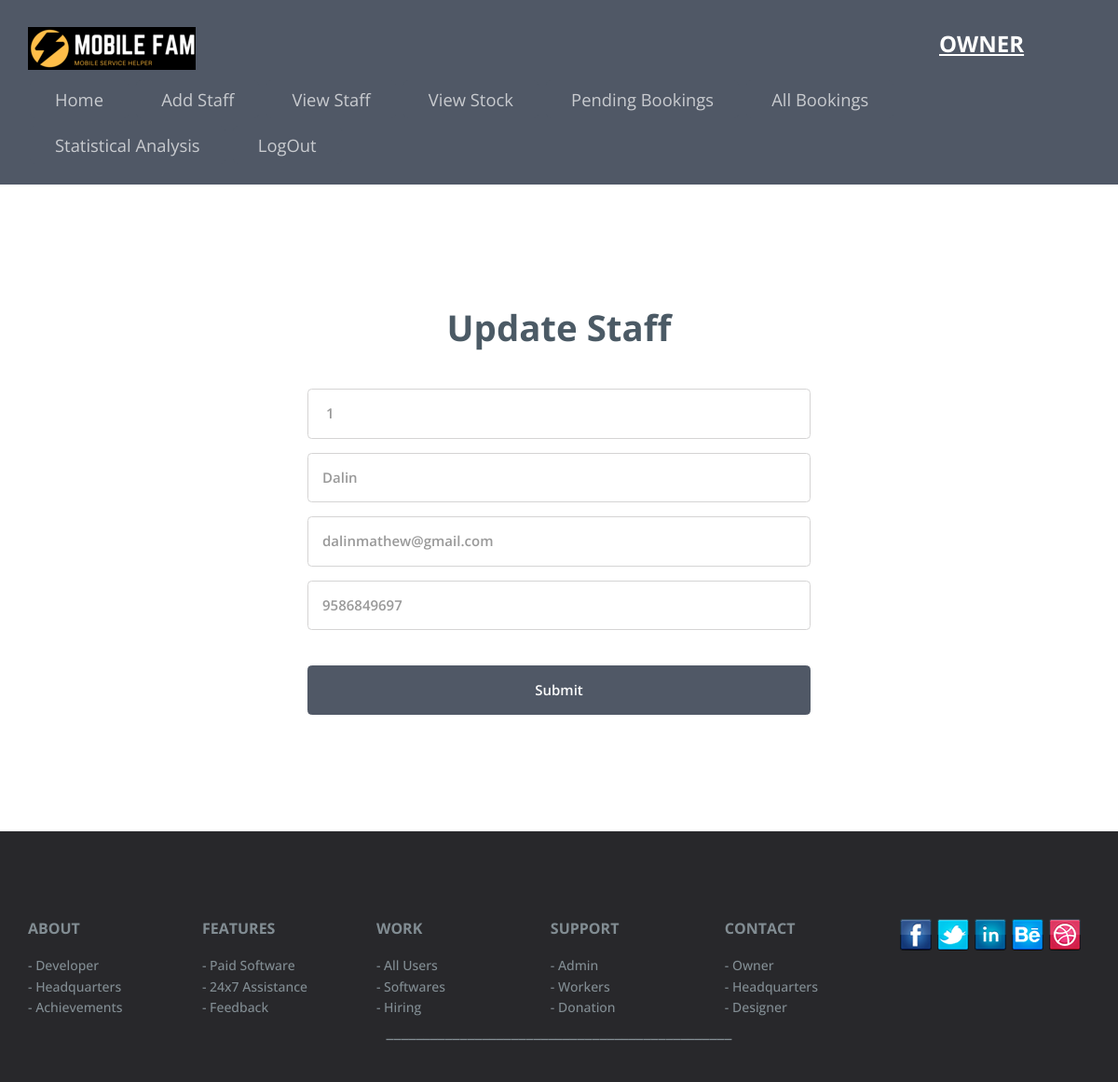
/owner_update_staff.php?id=1, run on the app's committed database.
### tables this page shows
CREATE TABLE IF NOT EXISTS `staff` (
  `sid` INT(11) NOT NULL AUTO_INCREMENT,
  `sname` VARCHAR(40) NOT NULL,
  `address` VARCHAR(40) NOT NULL,
  `email` VARCHAR(70) NOT NULL,
  `phno` VARCHAR(70) NOT NULL,
  `oid` INT(11) NOT NULL,
  PRIMARY KEY (`sid`)
);

### owner_update_staff.php (the view, shortened to what this page needs)
<?php
include("connection.php");
include('oheader.php');
?>
<?php
$sid = $_REQUEST['id'];
$ret = " SELECT * FROM staff where sid=$sid ";
$re = mysqli_query($conn, $ret);
if ($re) {
	while ($data = mysqli_fetch_assoc($re)) {
		$id = $data['sid'];
		$fid = $data['sname'];
		$question = $data['email'];
		$answer = $data['phno'];
?>
		<center>
<div class="contact">
	<div class="container">
		<div class="contact-mian">
		<h3>Update Staff</h3>
			<form action="#" method="post">
				<input type="text" name="t1"  class="user-input" value=" <?php echo $id; ?>" required="" readonly>
				<input type="text" name="t2"  class="user-input" value="<?php echo $fid; ?>" required="">
				<input type="text" name="t3"  class="user-input" value="<?php echo $question; ?>" required="" readonly>
				<input type="text" name="t4"  class="user-input" value="<?php echo $answer; ?>" required="" placeholder="enter your answer here">
				<div class="contact-but-user">
				<input type="submit" name="submit" value="Submit">
				</div>
				</div>
				</div>
				</div>
		</center>
<?php
	}
} else {
	echo "<script type = \"text/javascript\">
alert(\"Sorry You Dont Have Any Question.\");
window.location = (\"specialist_home.html\")
</script>";
}
?>
<?php
include('common_footer.php');
?>

### css/style.css (style rules this page uses)
html, body { font-size: 100%; background: #fff; font-family: 'Open Sans', sans-serif; }
h1,h2,h3,h4,h5,h6 { margin:0; }
.container:after { content: "\0020"; display: block; height: 0; clear: both; visibility: hidden; }
.contact { padding:4em 0px; }
.contact-mian { text-align:center; }
.contact-mian h3,.about-main h3,.advn-main h3,.portfolio-top h3,.features-main h3 { font-weight:700; font-size:2.5em; color:#4b5a65; margin:0; text-align:center; }
@media (max-width:1366px) { .contact-mian h3, .about-main h3, .advn-main h3, .portfolio-top h3, .features-main h3,.team-main h3 { font-size: 2.4em; } }

### oheader.php (style rules this page uses)
.contact-mian { padding: 0 300px; text-align: center; }
.contact-mian input, select { width: 100%; }
.contact-mian h3 { margin: 0 0 45px; }
.user-input { color: #999999; outline: none; font-family: "Open Sans", sans-serif; font-size: 15px; margin-left: 0px; padding: 15px 15px; margin-bottom: 1em; border: solid 1px #d5d4d4; -webkit-appearance: none; font-weight: 600; border-radius: 0.3em; }
.contact-but-user input[type="submit"] { color: #fcfcfc; outline: none; font-family: "Open Sans", sans-serif; font-size: 15px; margin-left: 0px; padding: 15px 15px; margin-bottom: 1em; background-color: #505866; border: 1px solid #505866; -webkit-appearance: none; font-weight: 600; border-radius: 0.3em; }

### data on the page
staff: t1 "1", t2 "Dalin", t3 "dalinmathew@gmail.com", t4 "9586849697"
